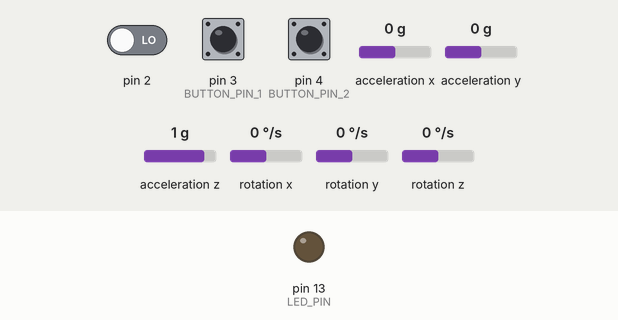
Simulated run of this sketch. Board: Arduino Uno, built with avr-gcc and run on an emulated ATmega328P. Parts: output pins drawn as LEDs (lit = HIGH). Dashed ring = blinking. The inputs (shaded band) are chosen by the test bench; at power-on: pin 2 LOW, pin 3 (BUTTON_PIN_1) HIGH, pin 4 (BUTTON_PIN_2) HIGH, acceleration x 0 g, acceleration y 0 g, acceleration z 1 g, rotation x 0 °/s, rotation y 0 °/s, rotation z 0 °/s. The sensor or clock chip raises its interrupt line as the real part does; what the sketch prints to the serial monitor is not drawn.

Above: at 0.1 s.
At 0.66 s:
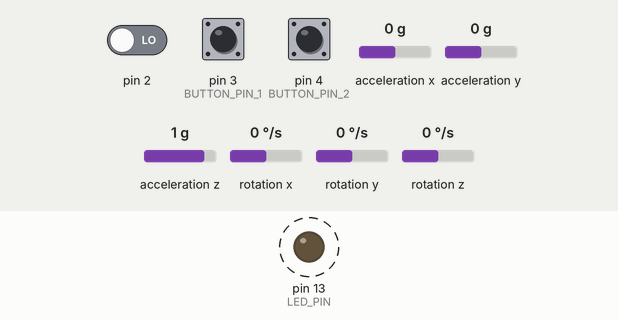
Timing chart, 0 to 3.5 s (numbered marks = the images above):
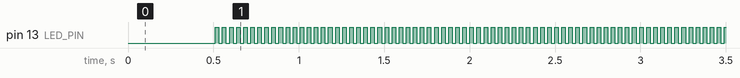

Measured:
- by itself, pin 13 (LED_PIN): alternates HIGH for 0.02 s and LOW for 0.02 s

The sketch:

Revolver_MPU6050.ino
```cpp
// Refactored main: uses MPU6050Driver and RevolverController classes
#include "Arduino.h"
#include "MPU6050.h"
#include "Revolver.h"

MPU6050Driver mpu;
RevolverController revolver;

void setup() {
  Serial.begin(115200);
  while (!Serial) ;

  mpu.begin();
  revolver.begin();

  if (!mpu.ready()) {
    Serial.println("Warning: MPU DMP not ready. Check wiring and libraries.");
  } else {
    Serial.println("MPU DMP ready.");
  }
}

void loop() {
  if (!mpu.ready()) {
    delay(100);
    return;
  }

  float ypr[3];
  mpu.getYPR(ypr);

  // print yaw pitch roll and button states
  Serial.print(ypr[0], 2);
  Serial.print(" ");
  Serial.print(ypr[1], 2);
  Serial.print(" ");
  Serial.print(ypr[2], 2);
  Serial.print(" ");
  Serial.print(digitalRead(BUTTON_PIN_1));
  Serial.print(" ");
  Serial.println(digitalRead(BUTTON_PIN_2));

  // signal activity with LED
  revolver.signalActivity();

  // small delay to let serial drain
  delay(10);
}
```

MPU6050.cpp
```cpp
#include "MPU6050.h"

#include "I2Cdev.h"
#include "MPU6050_6Axis_MotionApps20.h"
#if I2CDEV_IMPLEMENTATION == I2CDEV_ARDUINO_WIRE
#include "Wire.h"
#endif

MPU6050 mpu;

volatile bool mpuInterrupt = false; // indicates whether MPU interrupt pin has gone high

void dmpDataReady() {
    mpuInterrupt = true;
}

// internal state (mirrors important parts of the original sketch)
static bool dmpReady = false;
static uint8_t mpuIntStatus;
static uint8_t devStatus;
static uint16_t packetSize;
static uint16_t fifoCount;
static uint8_t fifoBuffer[64];

// containers for orientation
static Quaternion q;
static VectorFloat gravity;
static float ypr_internal[3];

MPU6050Driver::MPU6050Driver() {
}

void MPU6050Driver::begin() {
    #if I2CDEV_IMPLEMENTATION == I2CDEV_ARDUINO_WIRE
    Wire.begin();
    TWBR = 24; // 400kHz I2C (optional)
    #elif I2CDEV_IMPLEMENTATION == I2CDEV_BUILTIN_FASTWIRE
    Fastwire::setup(400, true);
    #endif

    mpu.initialize();
    devStatus = mpu.dmpInitialize();

    // Set the same offsets used in the original sketch
    mpu.setXGyroOffset(220);
    mpu.setYGyroOffset(76);
    mpu.setZGyroOffset(-85);
    mpu.setZAccelOffset(1788);

    if (devStatus == 0) {
        mpu.setDMPEnabled(true);
        attachInterrupt(0, dmpDataReady, RISING);
        mpuIntStatus = mpu.getIntStatus();
        dmpReady = true;
        packetSize = mpu.dmpGetFIFOPacketSize();
    } else {
        dmpReady = false;
    }
}

bool MPU6050Driver::ready() {
    return dmpReady;
}

void MPU6050Driver::getYPR(float out[3]) {
    if (!dmpReady) {
        out[0] = out[1] = out[2] = 0.0f;
        return;
    }

    // reset interrupt flag and get INT_STATUS byte
    mpuInterrupt = false;
    mpuIntStatus = mpu.getIntStatus();

    // get current FIFO count
    fifoCount = mpu.getFIFOCount();

    // check for overflow
    if ((mpuIntStatus & 0x10) || fifoCount == 1024) {
        mpu.resetFIFO();
        out[0] = out[1] = out[2] = 0.0f;
        return;
    }

    // wait for DMP data ready interrupt or until enough bytes available
    if (mpuIntStatus & 0x02) {
        while (fifoCount < packetSize) fifoCount = mpu.getFIFOCount();
        mpu.getFIFOBytes(fifoBuffer, packetSize);
        fifoCount -= packetSize;

        mpu.dmpGetQuaternion(&q, fifoBuffer);
        mpu.dmpGetGravity(&gravity, &q);
        mpu.dmpGetYawPitchRoll(ypr_internal, &q, &gravity);

        // convert to degrees
        out[0] = ypr_internal[0] * 180.0f / M_PI;
        out[1] = ypr_internal[1] * 180.0f / M_PI;
        out[2] = ypr_internal[2] * 180.0f / M_PI;
        return;
    }

    // if no new packet, return last known values
    out[0] = ypr_internal[0] * 180.0f / M_PI;
    out[1] = ypr_internal[1] * 180.0f / M_PI;
    out[2] = ypr_internal[2] * 180.0f / M_PI;
}
```

MPU6050.h
```cpp
// Simple MPU6050 driver implemented using the I2Cdev / MPU6050 MotionApps DMP
#ifndef MPU6050_WRAPPER_H
#define MPU6050_WRAPPER_H

#include <Arduino.h>

class MPU6050Driver {
public:
    MPU6050Driver();
    // Initialize the sensor and DMP. Call in `setup()`.
    void begin();
    // Return true if DMP/sensor is ready
    bool ready();
    // Fill out array with Yaw, Pitch, Roll (degrees)
    // This function blocks briefly while reading FIFO and returns latest values.
    void getYPR(float out[3]);
};

#endif // MPU6050_WRAPPER_H
```

Revolver.cpp
```cpp
#include "Revolver.h"

RevolverController::RevolverController() {
}

void RevolverController::begin() {
    // Configure pinMode and initial state here
    pinMode(BUTTON_PIN_1, INPUT_PULLUP);
    pinMode(BUTTON_PIN_2, INPUT_PULLUP);
    pinMode(LED_PIN, OUTPUT);
}

void RevolverController::update() {
    // Periodic control and button polling logic
}

bool RevolverController::buttonPressed() {
    // Buttons are wired as INPUT_PULLUP; pressed -> LOW
    return (digitalRead(BUTTON_PIN_1) == LOW) || (digitalRead(BUTTON_PIN_2) == LOW);
}

void RevolverController::signalActivity() {
    blinkState = !blinkState;
    digitalWrite(LED_PIN, blinkState ? HIGH : LOW);
}
```

Revolver.h
```cpp
// Revolver controller skeleton
#ifndef REVOLVER_H
#define REVOLVER_H

// Default pin assignments used by the original sketch
static const int BUTTON_PIN_1 = 3;
static const int BUTTON_PIN_2 = 4;
static const int LED_PIN = 13;

class RevolverController {
public:
    RevolverController();
    void begin();
    void update();
    bool buttonPressed();
    void signalActivity();
private:
    // hardware pins and state can be stored here
    bool blinkState = false;
};

#endif // REVOLVER_H
```
